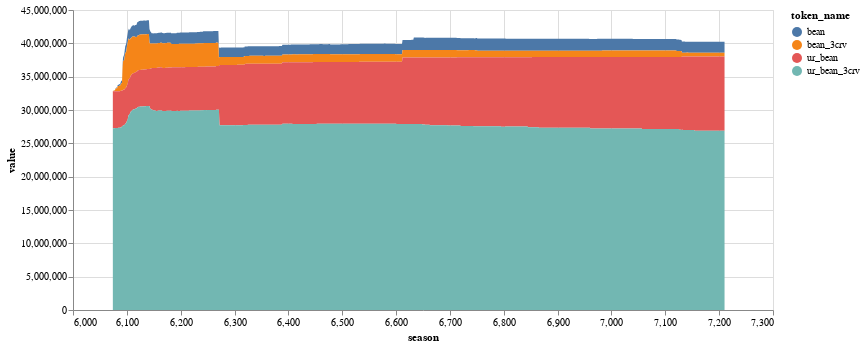

Source (notebook cell):
### Code cell
alt.Chart(df_silo.copy().loc[df_silo.variable == 'total_deposited_bdv']
).mark_area(
).encode(
    x=alt.X("season:Q"), 
    y=alt.Y("value:Q"), 
    color=alt.Color("token_name:N"), 
    tooltip=alt.Tooltip("value:Q")
).properties(width=700)

### Figure 1 — Vega-Lite specification as saved in the notebook (floating-point values rounded to 4 significant figures; data arrays with more than 128 entries replaced by an {"elided": "..."} marker saying what was removed)
{"config": {"view": {"continuousWidth": 400, "continuousHeight": 300}}, "data": {"name": "data-f34f27aed0ad8b6788a72edc0a1854bb"}, "mark": "area", "encoding": {"color": {"field": "token_name", "type": "nominal"}, "tooltip": {"field": "value", "type": "quantitative"}, "x": {"field": "season", "type": "quantitative"}, "y": {"field": "value", "type": "quantitative"}}, "width": 700, "$schema": "https://vega.github.io/schema/vega-lite/v4.17.0.json", "datasets": {"data-f34f27aed0ad8b6788a72edc0a1854bb": {"elided": "4548 records"}}}
